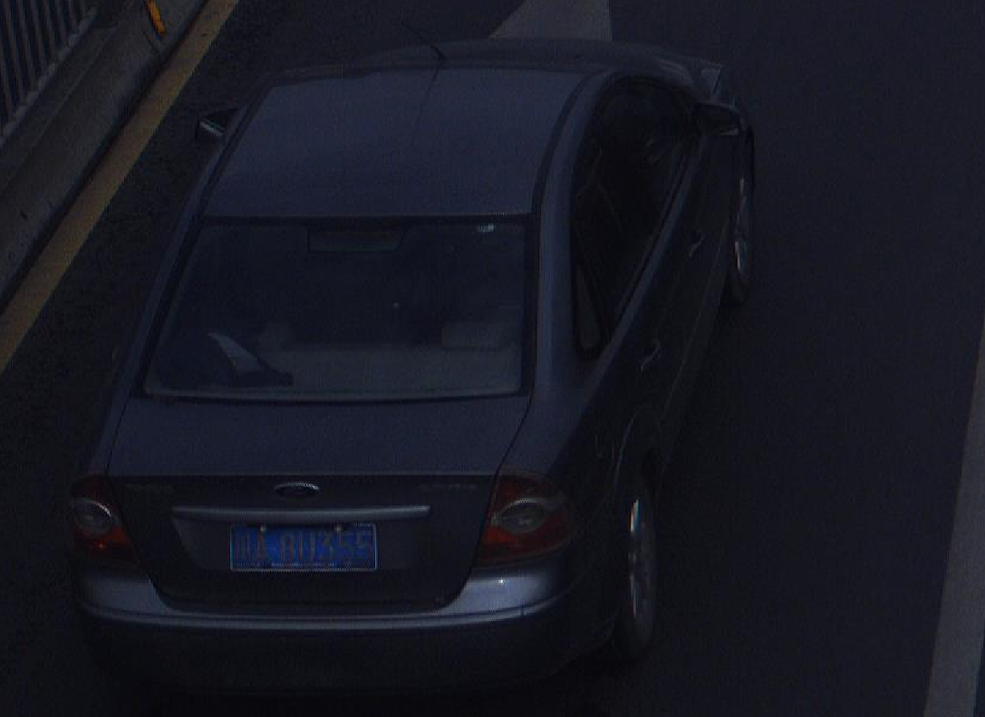
#> input picture image processing/images/7-复杂场景下车牌识别--昏暗场景---该图片仅用于教学实验，务必不能上网或者随意传播，违者必究.png, 985 x 717 px, shrunk from 1176 x 856 before the run
$ python demo1.py
#> lines starting #> are read from the running program, lines starting #| are printed output that depends on the picture
import cv2
import numpy as np
import matplotlib.pyplot as plt

def gamma_correction(image, gamma=1.0):
    # 归一化图像到 [0, 1] 范围
    image_normalized = image / 255.0
    # 应用伽马校正
    corrected_image = np.power(image_normalized, gamma)
    # 将图像值还原到 [0, 255] 范围
    corrected_image = np.uint8(corrected_image * 255)
    return corrected_image

if __name__ == '__main__':
    # 读取灰度图像
    image = cv2.imread('images/7-复杂场景下车牌识别--昏暗场景---该图片仅用于教学实验，务必不能上网或者随意传播，违者必究.png', 0)
#> image: shape (717, 985); min 1, max 220, mean 24.4
    cv2.imshow("Original Image", image)
    cv2.waitKey(0)
    hist = cv2.calcHist([image], [0], None, [256], [0, 255])
#> hist = 256 values, max 37454 at index 19, min 0 at index 0, mean 2758.8
    # plt.subplots((2.2) ,size = (8.6))
    plt.plot(hist)
    plt.show()
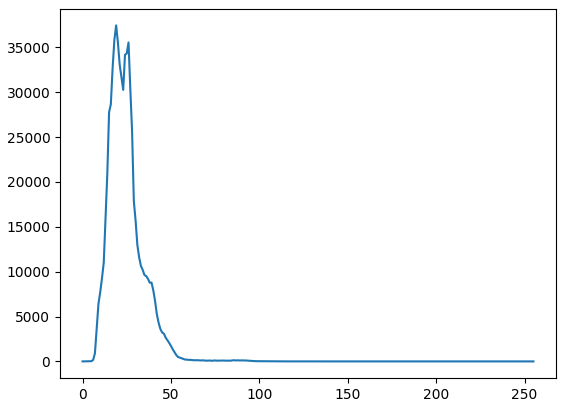
#> figure drawn by matplotlib, 1 panel; curve peaks at x = 19, y = 37454

    # 应用伽马校正（例如 gamma=0.5 使图像变亮，gamma=1.5 使图像变暗）
    gamma = 0.5  # 调整 gamma 值
    corrected_image = gamma_correction(image, gamma)
#> in gamma_correction, `corrected_image = np.power(image_normalized, gamma)`:
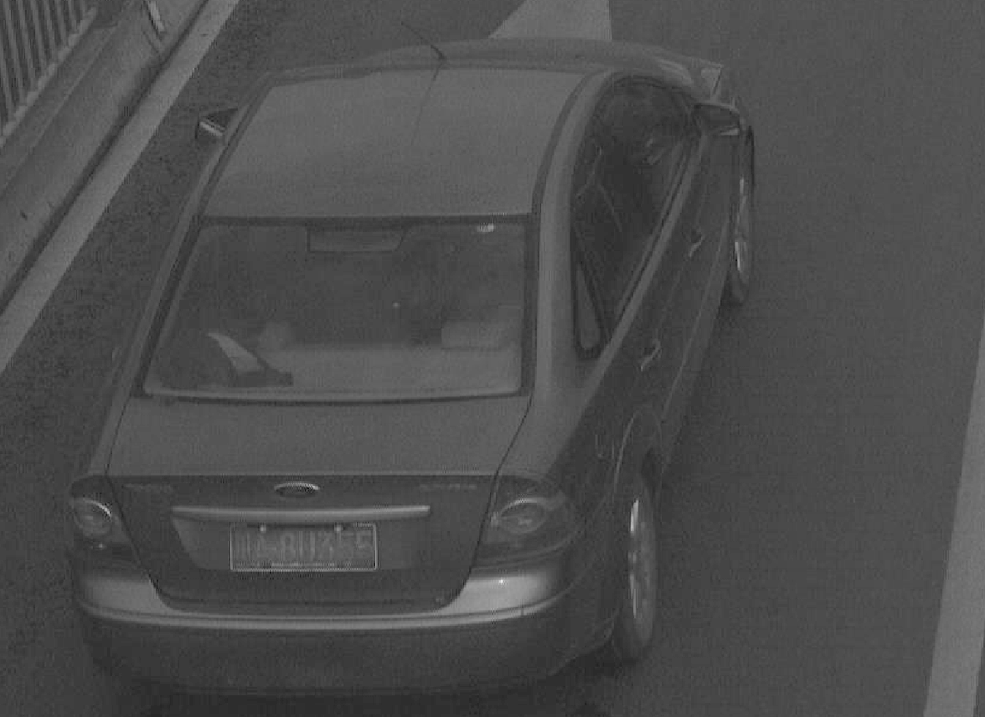
#> corrected_image: shape (717, 985) float64; min 0.0626, max 0.929, mean 0.304
    cv2.imshow(f"Gamma Corrected (gamma={gamma})", corrected_image)
    cv2.waitKey(0)
    hist = cv2.calcHist([corrected_image], [0], None, [256], [0, 255])
#> hist = 256 values, max 37454 at index 69, min 0 at index 0, mean 2758.8
    # plt.subplots((2.2) ,size = (8.6))
    plt.plot(hist)
    plt.show()
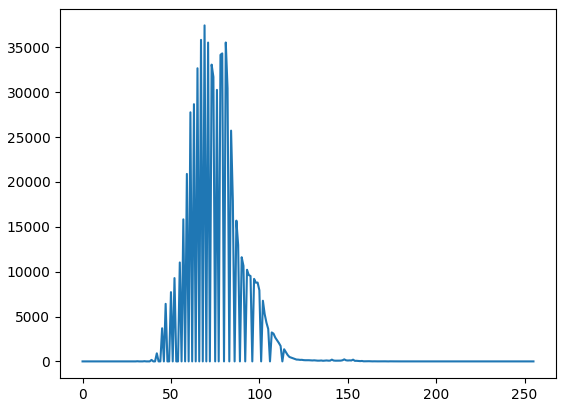
#> figure drawn by matplotlib, 1 panel; curve peaks at x = 69, y = 37454

    cv2.destroyAllWindows()

$ run again, with image processing/images/1基于复杂场景图像的违法车辆照片5-昏暗+污染.png copied over image processing/images/7-复杂场景下车牌识别--昏暗场景---该图片仅用于教学实验，务必不能上网或者随意传播，违者必究.png
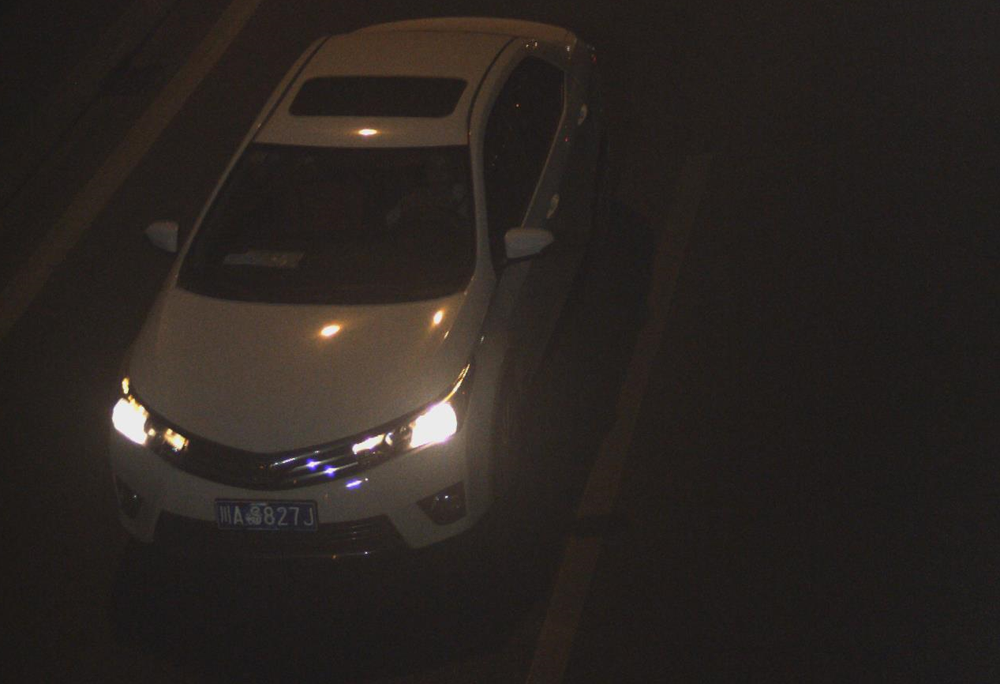
#> input picture image processing/images/1基于复杂场景图像的违法车辆照片5-昏暗+污染.png, 1000 x 684 px, shrunk from 1267 x 866 before the run
#> `hist = cv2.calcHist([image], [0], None, [256], [0, 255])`: hist = 256 values, max 78483 at index 29, min 0 at index 0, mean 2671.9
#> in gamma_correction, `corrected_image = np.power(image_normalized, gamma)`:
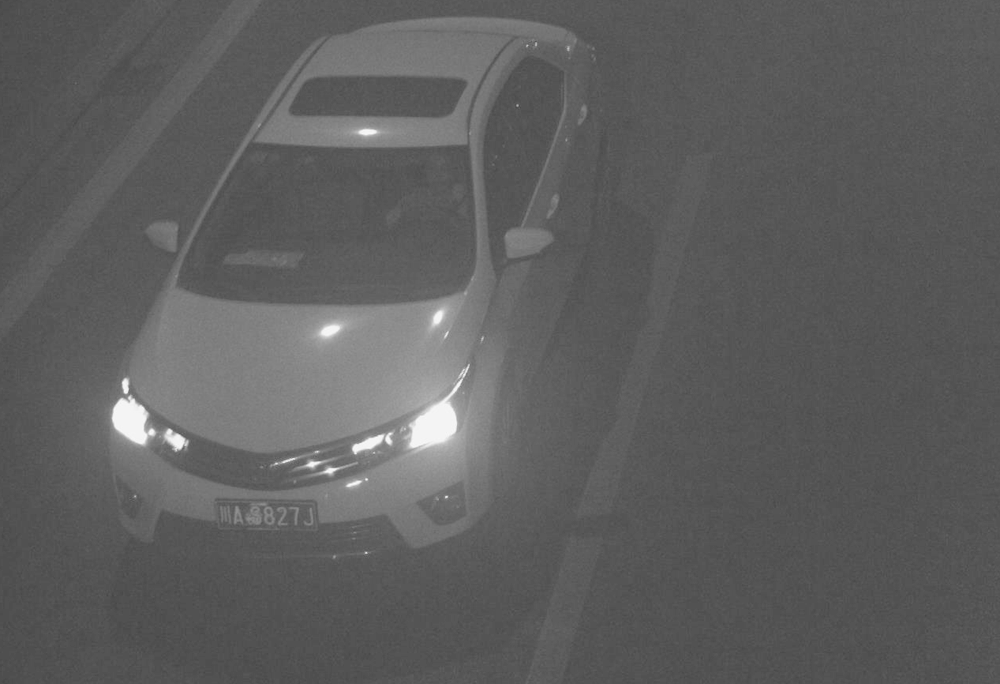
#> corrected_image: shape (684, 1000) float64; min 0.28, max 0.986, mean 0.372
#> `hist = cv2.calcHist([corrected_image], [0], None, [256], [0, 255])`: hist = 256 values, max 78483 at index 85, min 0 at index 0, mean 2671.9
#> `plt.show()`:
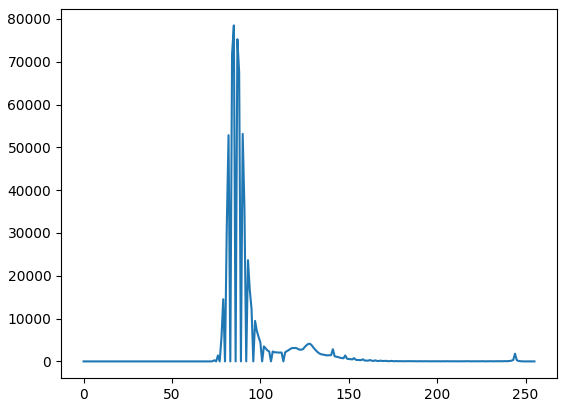
#> figure drawn by matplotlib, 1 panel; curve peaks at x = 85, y = 78483
